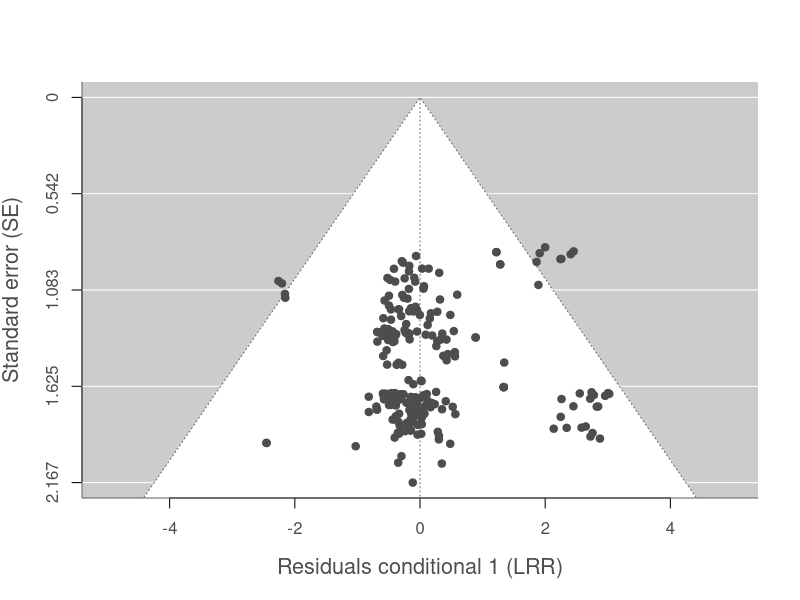

Here is the R script that generated this plot: (Note: this script raises an error after producing the figure.)
rm(list = ls())
library(metafor)
library(dplyr)
library(ggplot2)
#setwd("C:/Users/wonby/Desktop/Project/NENP")
df <- read.csv("output/dataframes/effect_size.csv")
df <- df %>% filter(vi > 0)
df$replicate_ID[is.na(df$replicate_ID)] <- "0"
df$taxon_scientific[is.na(df$taxon_scientific)] <- "NA"
df$land_use_context_ur <- relevel(factor(df$land_use_context_ur), ref = "rural")
df$bd_metric_type <- as.factor(df$bd_metric_type)
df$land_use_context_details <- df$land_use_context_details/100
df$snh500 <- df$snh500/100
df$snh250 <- df$snh250/100
df$snh_CLC <- df$snh_CLC/100

df$cluster_ID <- interaction(
  df$study_ID,
  df$intervention_treatment_ID,
  df$control_treatment_ID,
  df$replicate_ID,
  df$taxon_other,                                                                                                                                 
  df$taxon_scientific,
  df$bd_metric_type,
  drop = TRUE
)  

df_abund <- df %>% filter(bd_metric_type == "abundance")
df_rich <- df %>% filter(bd_metric_type == "richness")
df_context <- df[!is.na(df$land_use_context_details), ]
df_context_CLC <- df_context[!is.na(df_context$snh_CLC), ]

df_size <- df[!is.na(df$intervention_size_sqm), ]
df_context_size <- df_context[!is.na(df_context$intervention_size_sqm), ]


##overall
overall <- rma.mv(yi, vi, random = ~1 | study_ID/cluster_ID, data = df, test = "t", method = "REML")
summary(overall)
overall_abund <- rma.mv(yi, vi, random = ~1 | study_ID/cluster_ID, data = df_abund, test = "t",method = "REML")
overall_rich <- rma.mv(yi, vi, random = ~1 | study_ID/cluster_ID, data = df_rich, test = "t",method = "REML")
summary(overall_abund)
summary(overall_rich)

#one-sided log-likelihood-ratio tests
overall_ml <- rma.mv(yi, vi, random = ~1 | study_ID/cluster_ID, data = df, test = "t", method = "ML")
mod_no_cluster <- rma.mv(yi, vi, random = ~1 | study_ID, data = df, test = "t", method = "ML")
anova(mod_no_cluster, overall_ml)
mod_no_study <- rma.mv(yi, vi, random = ~1 | cluster_ID, data = df, method = "ML") 
anova(mod_no_study, overall_ml)


##moderator_urban_rural
urban_rural <- rma.mv(
  yi, vi,
  mods = ~ land_use_context_ur,
  random = ~1 | study_ID/cluster_ID,
  data = df,
  test = "t",
  method = "REML"
)
summary(urban_rural)

##moderator_urban_rural*metric_type
urban_rural_1 <- rma.mv(
  yi, vi,
  mods = ~ land_use_context_ur*bd_metric_type,
  random = ~1 | study_ID/cluster_ID,
  data = df,
  test = "t",
  method = "REML"
)
summary(urban_rural_1)

##moderator_semi1000
total_semi1000 <- rma.mv(
  yi, vi,
  mods = ~ land_use_context_details,
  random = ~1 | study_ID/cluster_ID,
  data = df_context,
  test = "t",
  method = "REML"
)
summary(total_semi1000)
AIC.rma(total_semi1000)

#moderator_semi1000_log
total_semi1000_log <- rma.mv(
  yi, vi,
  mods = ~ log(land_use_context_details),
  random = ~1 | study_ID/cluster_ID,
  data = df_context,
  test = "t",
  method = "REML"
)
summary(total_semi1000_log)
AIC.rma(total_semi1000_log)

##moderator_semi1000_sq
df_context$snh1000_c <- scale(df_context$land_use_context_details, center = TRUE, scale = FALSE)
df_context$snh1000_c2 <- df_context$snh1000_c ^2
total_semi1000_sq <- rma.mv(
  yi, vi,
  mods = ~ snh1000_c + snh1000_c2,
  random = ~1 | study_ID/cluster_ID,
  data = df_context,
  test = "t",
  method = "REML"
)
mean(df_context$land_use_context_details)
summary(total_semi1000_sq)
AIC.rma(total_semi1000_sq)

b1 <- coef(total_semi1000_sq)["snh1000_c"]
b2 <- coef(total_semi1000_sq)["snh1000_c2"]
vertex_c <- -b1 / (2 * b2)

snh_mean <- attr(df_context$snh1000_c, "scaled:center")  
vertex_original <- vertex_c + snh_mean

##moderator_snh1000*metric_type
total_semi1000_1 <- rma.mv(
  yi, vi,
  mods = ~ land_use_context_details*bd_metric_type,
  random = ~1 | study_ID/cluster_ID,
  data = df_context,
  test = "t",
  method = "REML"
)
summary(total_semi1000_1)

##moderator_size
total_size <- rma.mv(
  yi, vi,
  mods = ~ intervention_size_sqm,
  random = ~1 | study_ID/cluster_ID,
  data = df_size,
  test = "t",
  method = "REML"
)
summary(total_size)
AIC.rma(total_size)

#moderator_size_log
total_size_log <- rma.mv(
  yi, vi,
  mods = log(intervention_size_sqm),
  random = ~1 | study_ID/cluster_ID,
  data = df_size,
  test = "t",
  method = "REML"
)
AIC.rma(total_size_log)
summary(total_size_log)

#moderator_size_segmented500
log_threshold <- log(500)
df_size$log_size <- log(df_size$intervention_size_sqm)
df_size$log_below <- pmin(df_size$log_size, log_threshold)
df_size$log_above <- pmax(df_size$log_size - log_threshold, 0)

total_size_segmented_log <- rma.mv(
  yi, vi,
  mods = ~ log_below + log_above,
  random = ~1 | study_ID/cluster_ID,
  data = df_size,
  test = "t",
  method = "REML"
)
AIC.rma(total_size_segmented_log)
summary(total_size_segmented_log)

##moderator_snh+size
total_semi_size <- rma.mv(
  yi, vi,
  mods = ~ land_use_context_details + log(intervention_size_sqm),
  random = ~1 | study_ID/cluster_ID,
  data = df_context_size,
  test = "t",
  method = "REML"
)
summary(total_semi_size)

##moderator_semi1000*size
total_snh_size <- rma.mv(
  yi, vi,
  mods = ~ land_use_context_details*log(intervention_size_sqm),
  random = ~1 | study_ID/cluster_ID,
  data = df_context_size,
  test = "t",
  method = "REML"
)
summary(total_snh_size)

##moderator_ur+size
total_ur_size <- rma.mv(
  yi, vi,
  mods = ~ land_use_context_ur+log(intervention_size_sqm),
  random = ~1 | study_ID/cluster_ID,
  data = df_size,
  test = "t",
  method = "REML"
)
summary(total_ur_size)


##sensitivity
##sensitivity_semi500
total_semi500 <- rma.mv(
  yi, vi,
  mods = ~ snh500,
  random = ~1 | study_ID/cluster_ID,
  data = df_context,
  test = "t",
  method = "REML"
)
summary(total_semi500)

##sensitivity_semi250
total_semi250 <- rma.mv(
  yi, vi,
  mods = ~ snh250,
  random = ~1 | study_ID/cluster_ID,
  data = df_context,
  test = "t",
  method = "REML"
)
summary(total_semi250)

##sensitivity_semi_euCLC
total_semi_CLC <- rma.mv(
  yi, vi,
  mods = ~ snh_CLC,
  random = ~1 | study_ID/cluster_ID,
  data = df_context_CLC,
  test = "t",
  method = "REML"
)
summary(total_semi_CLC)

##sensitivity_semi1000_euESA
total_semi1000_eu <- rma.mv(
  yi, vi,
  mods = ~ land_use_context_details,
  random = ~1 | study_ID/cluster_ID,
  data = df_context_CLC,
  test = "t",
  method = "REML"
)
summary(total_semi1000_eu)

##sensitivity_semi1000CV
total_semi1000CV <- rma.mv(
  yi, vi,
  mods = ~ land_use_context_details,
  random = ~1 | study_ID/cluster_ID,
  data = subset(df_context, context_cv <= 30),
  test = "t",
  method = "REML"
)
summary(total_semi1000CV)

#sensitivity_size_CV
total_size_logCV <- rma.mv(
  yi, vi,
  mods = log(intervention_size_sqm),
  random = ~1 | study_ID/cluster_ID,
  data = subset(df_size,size_cv <= 30),
  test = "t",
  method = "REML"
)
summary(total_size_logCV)

##publication bias
##multi-moderator multilevel meta-regression model
df$n_eff <- (df$i_sample_size * df$c_sample_size) / (df$i_sample_size + df$c_sample_size)
mod_sample_size <- rma.mv(yi, V = vi,
                          mods = ~ n_eff,
                          random = ~ 1 | study_ID/cluster_ID,
                          data = df, 
                          test = "t", 
                          method = "REML")

summary(mod_sample_size)

##Funnel plot
library(viridisLite)
blups <- ranef(overall)  
pos <- match(df$study_ID, unique(df$study_ID)) 
vi_study <- (blups$study_ID[[2]][pos])^2  
vi_residm <- df$vi  
vi_residc1 <- vi_residm + vi_study 
residc1 <- residuals(overall, type = "rstandard", level = 1)
par(
  cex.lab = 1.3,          
  cex.axis = 1,         
  cex.main = 1.3,        
  col.lab = "grey30",     
  col.axis = "grey30",    
  col.main = "grey30"    
)

funnel(
  residc1,                             
  vi = vi_residc1,                     
  yaxis = "sei",                      
  col = "grey30",                    
  xlim = c(-5, 5),                    
  ylab = "Standard error (SE)",       
  xlab = "Residuals conditional 1 (LRR)"  
)


## plots
##fig_2
library(ggtext)
res <- data.frame(
  label = c("Abundance (168/16)", "Richness (86/11)", "Overall Effect Size (254/18)"),
  est = c(coef(overall_abund), coef(overall_rich), coef(overall)),
  se = c(overall_abund$se, overall_rich$se, overall$se)
)
res$ci.lb <- res$est - 1.96 * res$se
res$ci.ub <- res$est + 1.96 * res$se
res$label_fmt <- sub(
  "^(.*?)\\s*(\\(.*\\))$",
  "<span style='font-weight:bold; color:black;'>\\1</span> \\2",
  res$label
)
res$label_fmt <- factor(label_split, levels = rev(label_split))  

overall_fig <- ggplot(res, aes(x = est, y = label_fmt)) +
  geom_point(size = 2, shape = 15,color = "grey30") +  
  geom_errorbarh(aes(xmin = ci.lb, xmax = ci.ub), height = 0.15,,color = "grey30") +
  geom_vline(xintercept = 0, linetype = "dashed", color = "grey30") +
  xlab("LRR (± 95% CI)") +
  ylab(NULL) + 
  theme_minimal(base_size = 14) +
  theme(
    panel.grid = element_blank(),              
    axis.text.y = ggtext::element_markdown(size = 10), 
    axis.text.x = element_text(size = 10),     
    axis.title.x = element_text(size = 10, margin = margin(t = 15),,color = "grey30"),     
    plot.margin = margin(10, 30, 10, 10),       
    axis.ticks.y = element_blank()
  )

overall_fig
ggsave(filename = "output/figures/overall effect.png",plot = overall_fig,width = 5,height = 1.5,units = "in",dpi = 300,bg = "white")

##fig_3
new_data <- data.frame(land_use_context_details = seq(min(df_context$land_use_context_details),
                                                      max(df_context$land_use_context_details),
                                                      length.out = 100))
preds <- predict(total_semi1000, newmods = new_data$land_use_context_details, 
                 addx = TRUE, digits = 3)
plot_data <- data.frame(
  land_use_context_details = new_data$land_use_context_details,
  pred = preds$pred,
  ci.lb = preds$ci.lb,
  ci.ub = preds$ci.ub
)
snh_fig <- ggplot() +
  geom_point(data = df_context,
             aes(x = land_use_context_details, y = yi, size = 1/vi),
             color = "grey30", alpha = 0.5) + 
  geom_line(data = plot_data,
            aes(x = land_use_context_details, y = pred),
            color = "cadetblue", size = 1) +
  geom_ribbon(data = plot_data,
              aes(x = land_use_context_details, ymin = ci.lb, ymax = ci.ub),
              fill = "cadetblue", alpha = 0.2) +
  geom_hline(yintercept = 0, linetype = "dashed", color = "grey50") +
  labs(x = "Proportion of Semi-Natural Habitat",
       y = "Predicted Effect Size (LRR)",
       size = "Weight (1/vi)") +
  scale_size_continuous(range = c(1, 4)) +
  theme(
    panel.background = element_blank(),                                 
    panel.grid.major = element_line(color = "grey85", linewidth = 0.3), 
    panel.border = element_rect(color = "grey30", fill = NA, linewidth = 0.5), 
    legend.position = "bottom",
    legend.title = element_text(size = 10, color = "grey30"),
    legend.text  = element_text(size = 10, color = "grey30"),
    axis.title = element_text(size = 12, color = "grey30"),
    axis.text = element_text(size = 10, color = "grey30")
  )
snh_fig
ggsave(filename = "output/figures/snh.png",plot = snh_fig,width = 5,height = 4,units = "in",dpi = 300,bg = "white")

#fig_A1
group_n <- df %>%
  group_by(land_use_context_ur, bd_metric_type) %>%
  summarise(n = n(), .groups = "drop")

new_data <- data.frame(
  land_use_context_ur = rep(c("rural", "urban"), each = 2),
  bd_metric_type = rep(c("abundance", "richness"), 2)
)
mod_matrix <- model.matrix(~ land_use_context_ur * bd_metric_type, data = new_data)[, -1]
pred <- predict(urban_rural_1, newmods = mod_matrix)
plot_data <- new_data %>%
  left_join(group_n, by = c("land_use_context_ur", "bd_metric_type")) %>%
  mutate(
    Estimate = pred$pred,
    CI_lower = pred$ci.lb,
    CI_upper = pred$ci.ub,
    Position =  c(1.5, 2, 3, 3.5),              
    Shape = rep(c("abundance", "richness"), 2)   
  )

shape_map <- c("abundance" = 16, "richness" = 21)
ur_fig <- ggplot(plot_data, aes(x = Position, y = Estimate)) +
  geom_segment(aes(xend = Position, y = CI_lower, yend = CI_upper), color = "grey30", linewidth = 0.3) +
  
  geom_point(aes(shape = Shape), size = 2, fill = "white", stroke = 0.8, color = "grey30") +
  scale_shape_manual(name = "",values = shape_map) +
  geom_text(aes(label = n, y = CI_upper + 0.3), size = 3.2, color = "grey30") +
  geom_hline(yintercept = 0, linetype = "dashed", color = "grey30", linewidth = 0.3) +
  scale_x_continuous(
    breaks =  c(1.75, 3.25),
    labels = c("Rural", "Urban")
  ) +
  coord_cartesian(xlim = c(1, 3.8))+
  theme_classic(base_size = 14) +
  theme(
    panel.grid = element_blank(),
    axis.line.x = element_blank(),
    axis.ticks.x = element_blank(),
    axis.text.x = element_text(size = 11, vjust = 1,color = "grey30"),
    axis.line.y = element_line(color = "grey30", linewidth = 0.3),
    axis.title.y = element_text(size = 11, color = "grey30", margin = margin(r = 10)),
    legend.position = "bottom", 
    legend.box.margin = margin(t = -25),
    legend.title = element_text(size = 11,color = "grey30"),
    legend.text = element_text(size = 11,color = "grey30")
  ) +
  labs(
    x = "",
    y = "LRR (± 95% CI)"
  )
ur_fig
ggsave(filename = "output/figures/ur.png",plot = ur_fig,width = 5,height = 3,units = "in",dpi = 300,bg = "white")

#fig_A2
new_data_1 <- data.frame(
  land_use_context_details = seq(
    min(df_context$land_use_context_details, na.rm = TRUE),
    max(df_context$land_use_context_details, na.rm = TRUE),
    length.out = 100
  )
)
new_data_1$snh1000_c  <- new_data_1$land_use_context_details - mean(df_context$land_use_context_details, na.rm = TRUE)
new_data_1$snh1000_c2 <- new_data_1$snh1000_c^2
pred <- predict(total_semi1000_sq, newmods = as.matrix(new_data_1[, c("snh1000_c", "snh1000_c2")]))
plot_data <- cbind(new_data_1, pred)

snh_sq_fig <- ggplot(plot_data, aes(x = land_use_context_details, y = pred)) +
  geom_point(data = df_context,
             aes(x = land_use_context_details, y = yi, size = 1/vi),
             color = "grey30", alpha = 0.5) +
  scale_size_continuous(range = c(1, 4), name = "Weight (1/vi)") +
  geom_line(color = "cadetblue", size = 1) +
  geom_ribbon(aes(ymin = ci.lb, ymax = ci.ub), fill = "cadetblue", alpha = 0.2) +
  geom_hline(yintercept = 0, linetype = "dashed", color = "grey50") +
  labs(
    x = "Proportion of Semi-Natural Habitat",
    y = "Predicted Effect Size (LRR)"
  ) +
  theme(
    panel.background = element_blank(),
    panel.grid.major = element_line(color = "grey85", linewidth = 0.3),
    panel.border = element_rect(color = "grey30", fill = NA, linewidth = 0.5),
    legend.position = "bottom",
    axis.title = element_text(size = 12, color = "grey30"),
    axis.text = element_text(size = 10, color = "grey30"),
    legend.text = element_text(size = 10, color = "grey30"),
    legend.title = element_text(size = 10, color = "grey30"),
    panel.grid.minor = element_blank()
  )
snh_sq_fig
ggsave(filename = "output/figures/snh_sq.png",plot = snh_sq_fig,width = 5,height = 4,units = "in",dpi = 300,bg = "white")


##residual plots
#overall
res_overall <- residuals(overall)
qqnorm(res_overall)
qqline(res_overall, col = "red")
fitted_vals_overall <- fitted(overall)
plot(fitted_vals_overall, res_overall,
     xlab = "Fitted values", ylab = "Residuals",
     main = "Residuals vs Fitted")
abline(h = 0, col = "red")
#ur
res_ur <- residuals(urban_rural)
qqnorm(res_ur)
qqline(res_ur , col = "red")
fitted_vals_ur <- fitted(urban_rural)
plot(fitted_vals_ur, res_ur,
     xlab = "Fitted values", ylab = "Residuals",
     main = "Residuals vs Fitted")
abline(h = 0, col = "red")

#snh
res_SNH <- residuals(total_semi1000)
qqnorm(res_SNH )
qqline(res_SNH , col = "red")
fitted_vals <- fitted(total_semi1000)
plot(fitted_vals, res_SNH,
     xlab = "Fitted values", ylab = "Residuals",
     main = "Residuals vs Fitted")
abline(h = 0, col = "red")

#snh_sq 
res_SNH_sq <- residuals(total_semi1000_sq)
qqnorm(res_SNH_sq)
qqline(res_SNH_sq, col = "red")
fitted_vals_sq <- fitted(total_semi1000_sq)
plot(fitted_vals_sq,res_SNH_sq,
     xlab = "Fitted values", ylab = "Residuals",
     main = "Residuals vs Fitted")
abline(h = 0, col = "red")

#size
res_size <- residuals(total_size )
qqnorm(res_size)
qqline(res_size, col = "red")
fitted_vals_size <- fitted(total_size )
plot(fitted_vals_size, res_size,
     xlab = "Fitted values", ylab = "Residuals",
     main = "Residuals vs Fitted")
abline(h = 0, col = "red")

#size_log
res_size_log <- residuals(total_size_log)
hist(res_size_log, main = "Histogram of residuals", xlab = "Residuals")
hist(df_size$yi)
qqnorm(res_size_log)
qqline(res_size_log, col = "red")
fitted_vals_size_log <- fitted(total_size_log)
plot(fitted_vals_size_log,res_size_log,
     xlab = "Fitted values", ylab = "Residuals",
     main = "Residuals vs Fitted")
abline(h = 0, col = "red")
